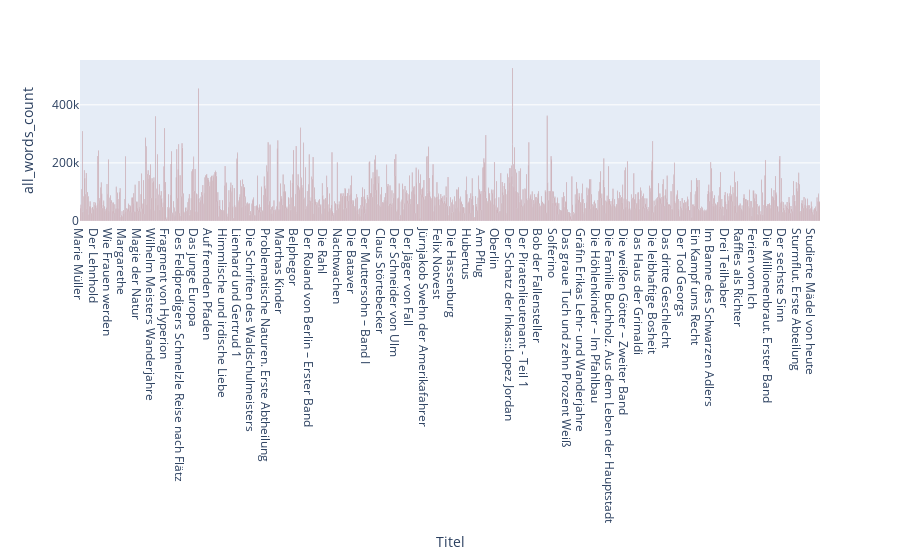

The notebook cell this image was saved under:
### Code cell
fig = px.bar(df, x="Titel", y="all_words_count", color_discrete_sequence=['darkred'])
fig.show()

### Figure 1 — Plotly figure (JSON) as saved in the notebook; plotly's stock layout.template omitted (floating-point values rounded to 4 significant figures; data arrays with more than 128 entries replaced by an {"elided": "..."} marker saying what was removed)
{"data": [{"alignmentgroup": "True", "hovertemplate": "Titel=%{x}<br>all_words_count=%{y}<extra></extra>", "legendgroup": "", "marker": {"color": "darkred", "pattern": {"shape": ""}}, "name": "", "offsetgroup": "", "orientation": "v", "showlegend": false, "textposition": "auto", "type": "bar", "x": {"elided": "1147 str values"}, "xaxis": "x", "y": {"elided": "1147 int values"}, "yaxis": "y"}], "layout": {"barmode": "relative", "legend": {"tracegroupgap": 0}, "margin": {"t": 60}, "xaxis": {"anchor": "y", "domain": [0, 1], "title": {"text": "Titel"}}, "yaxis": {"anchor": "x", "domain": [0, 1], "title": {"text": "all_words_count"}}}}
